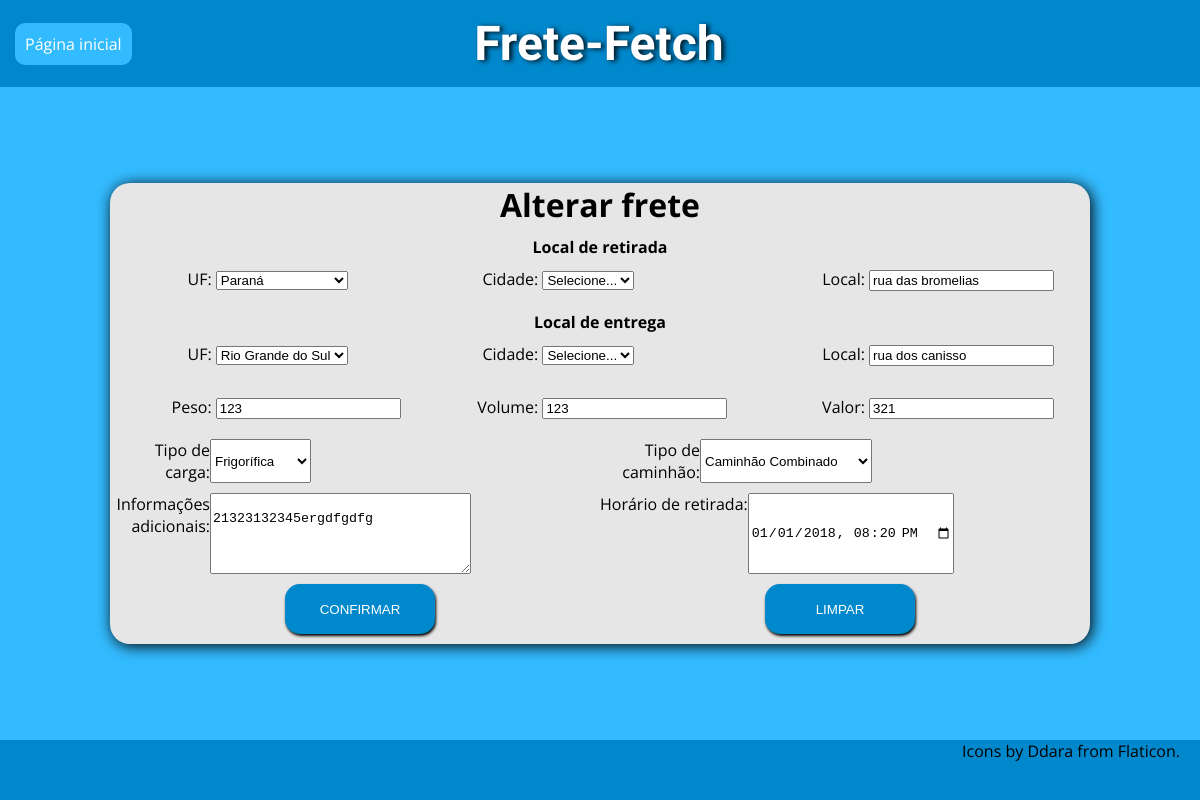
/cadastro_frete.php?ciot=12, run on the app's committed database.
### tables this page shows
CREATE TABLE `frete` (
  `ciot` bigint(20) UNSIGNED NOT NULL,
  `valor` decimal(10,0) NOT NULL,
  `peso` decimal(10,0) NOT NULL,
  `volume` decimal(10,0) NOT NULL,
  `ret_local` varchar(50) NOT NULL,
  `ent_local` varchar(50) NOT NULL,
  `ret_dthr` datetime NOT NULL,
  `ent_dthr` datetime DEFAULT NULL,
  `tipo_cami` varchar(3) DEFAULT NULL,
  `contratante` varchar(14) NOT NULL,
  `motorista` varchar(11) DEFAULT NULL,
  `ret_cidad` varchar(3) NOT NULL,
  `ent_cidad` varchar(3) NOT NULL,
  `tipo` varchar(3) NOT NULL,
  `obs` varchar(50) DEFAULT NULL
);

### cadastro_frete.php (the view, shortened to what this page needs)
<?php
	$form_action="cadastros/cad_frete.php";
	if (isset($_GET['ciot'])){
		$titulo="Alterar frete";
		$form_action="cadastros/alt_frete.php";
		$sql="select
				f.*,
				cretirada.sigla  as sigcr,
				cretirada.estado as siger,
				centrega.sigla   as sigce,
				centrega.estado  as sigee
			from frete f
			join cidade cretirada on
				cretirada.sigla=f.ret_cidad
			join cidade centrega on
			    centrega.sigla=f.ent_cidad
			where ciot = ?";
		$con = new PDO("mysql:host=localhost;dbname=ff;charset=UTF8", "root", "");
		$rs = $con->prepare($sql);
		$rs->bindParam(1, $_GET['ciot']);
		$rs->execute();
		$row = $rs->fetch(PDO::FETCH_OBJ);
	}else{
		$titulo="Solicitar serviço";
	}
	include "includes/header_cadastro_frete.php";
?>
<div class="container">
	<h1 style="text-align: center;"><?=$titulo;?></h1>
	<form action="<?=$form_action?>" method="post" id="form-frete">
	    <div class="local-item">
	    	<h4>Local de retirada</h4>
	    	<div>
	    		<label for="uf" class="label-alinhado">UF:</label>
		    	<select onchange="carregaCidades(this.value, 'ret_cidad')" id="uf" name="uf" required>
					<?php
						include "includes/conexao.php";
						$sql = "select nome, sigla from estado order by 1";
						$estados = mysqli_query($conexao, $sql);
						while ($estado = mysqli_fetch_array($estados)) {
							$s = (isset($row->sigcr) && ($row->siger==$estado['sigla'])) ? 'selected' : '';
							echo "<option value='".$estado['sigla']."' $s>".$estado['nome']."</option>";
					}?>
		    	</select>
		    	<br><span class="msg-erro label-alinhado" id="msg-uf-inicial"></span>
	    	</div>
		    <div>
		    	<label for="ret_cidad" class="label-alinhado">Cidade:</label>
		    	<select id="ret_cidad" name="ret_cidad" required>
		    		<option value="">Selecione...</option>
		    	</select>
		    	<br><span class="msg-erro label-alinhado" id="msg-ret-cidad"></span>
	    	</div>
	    	<div>
		    	<label for="ret_local" class="label-alinhado">Local:</label>
		    	<input type="text" id="ret-local" name="ret_local" maxlength="50" <?=isset($row->ret_local) ? "value='$row->ret_local'" : "" ?>>
		    	<br><span class="msg-erro label-alinhado" id="msg-ret-local"></span>
	    	</div>
	    </div>
			<div class="local-item">
			<h4>Local de entrega</h4>
	    	<div>
	    		<label for="uf-dest" class="label-alinhado">UF:</label>
		    	<select onchange="carregaCidades(this.value, 'ent_cidad')" id="uf-dest"  name="uf-dest"  required>
					<?php
						$sql = "select nome, sigla from estado order by 1";
						$estados = mysqli_query($conexao, $sql);
						while ($estado = mysqli_fetch_array($estados)) {
							$s = (isset($row->sigce) && ($row->sigee==$estado['sigla'])) ? 'selected' : '';
							echo "<option value='".$estado['sigla']."' $s>".$estado['nome']."</option>";
					}?>
		    	</select>
		    	<br><span class="msg-erro label-alinhado" id="msg-uf-final"></span>
	    	</div>
		    <div>
		    	<label for="ent_cidad" class="label-alinhado">Cidade:</label>
		    	<select id="ent_cidad"  name="ent_cidad" required>
		    		<option value="">Selecione...</option>
		    	</select>
		    	<br><span class="msg-erro label-alinhado" id="msg-ent-cidade"></span>
	    	</div>
	    	<div>
	    		<label for="ent_local" class="label-alinhado">Local:</label>
	    		<input type="text" name="ent_local" maxlength="50" id="ent_local" <?=isset($row->ent_local) ? "value='$row->ent_local'" : "" ?>>
	    		<br><span class="msg-erro label-alinhado" id="msg-ent-local"></span>
	    	</div>
	    </div>
	    <div class="local-item">
	    	<div>
		    	<label for="peso" class="label-alinhado">Peso:</label>
		    	<input type="number" id="peso" name="peso" min="1" required <?=isset($row->peso) ? "value='$row->peso'" : "1" ?>>
		    	<br><span class="msg-erro label-alinhado" id="msg-peso"></span>
			</div>
		    <div>
		    	<label for="volume" class="label-alinhado">Volume:</label>
		    	<input type="number" id="volume" name="volume" min="1" required <?=isset($row->volume) ? "value='$row->volume'" : "1" ?>>
		    	<br><span class="msg-erro label-alinhado" id="msg-volume"></span>
			</div>
			<div>
		    	<label for="valor" class="label-alinhado">Valor:</label>
		    	<input type="number" id="valor" name="valor" " min="1" required <?=isset($row->valor) ? "value='$row->valor'" : "1" ?>>
		    	<br><span class="msg-erro label-alinhado" id="msg-valor"></span>
			</div>
	    </div>
	    <div class="form-item">
	    	<div>
	    		<label for="tipo" class="label-alinhado">Tipo de carga:</label>
		    	<select id="tipo" name="tipo" required>
		    		<?php
		    			include_once "includes/conexao.php";
		    			$r=mysqli_query($conexao, "select sigla, descr from tpcarga;");
		    			while ($tp = mysqli_fetch_array($r)) {
		    				$tpc = (isset($row->tipo) && ($row->tipo==$tp['sigla'])) ? 'selected' : '';
		    				echo "<option value='".$tp['sigla']."' $tpc>".$tp['descr']."</option>";
		    			}
		    		?>
		    	</select>
		    	<br><span class="msg-erro label-alinhado" id="msg-slct-tipo"></span>
	    	</div>
	    	<div>
	    		<label for="tipo_cami" class="label-alinhado">Tipo de caminhão:</label>
		    	<select id="tipo_cami" name="tipo_cami" required>
		    		<?php
		    			include_once "includes/conexao.php";
		    			$s=mysqli_query($conexao, "select sig, descr from tpcaminhao;");
		    			while ($tp = mysqli_fetch_array($s)) {
		    				$c = (isset($row->tipo_cami) && ($row->tipo_cami==$tp['sig'])) ? 'selected' : '';
		    				echo "<option value='".$tp['sig']."' $c>".$tp['descr']."</option>";
		    			}
		    		?>
		    	</select>
		    	<br><span class="msg-erro label-alinhado" id="msg-tipo-cami"></span>
	    	</div>
	    </div>
	    <div class="form-item">
	    	<div>
		    	<label for="obs" class="label-alinhado">Informações adicionais:</label>
		    	<textarea cols="30" rows="5" id="obs" name="obs">
		    		<?= isset($row->obs) ? $row->obs  : ""  ?>
		    	</textarea>
		    	<br><span class="msg-erro label-alinhado" id="msg-obs"></span>
	    	</div>
	    	<div>
	    		<label for="ret_dthr">Horário de retirada:</label>
	    		<?php
	    			if(isset($row->ret_dthr)){
		    			$date = new DateTime($row->ret_dthr);
		    			$dataInput = $date->format('Y-m-d\TH:i:s');
	    			}else
	    				$dataInput = "";
	    		?>
	    		<input type="datetime-local" id="ret_dthr" name="ret_dthr" value="<?=$dataInput?>">
	    	</div>
	    </div>
	    <div class="form-buttons">
			   <input type="submit" id="botao" value="Confirmar">
			   <input type="reset" id="botao-limpar" value="Limpar">
		</div>
	</form>
</div>
<?php
	include "includes/footer.php";
?>

### includes/header_cadastro_frete.php (shortened to what this page needs)
<!DOCTYPE.php>
<html lang="pt-br">
	<head>
		<link rel="stylesheet" href="css/cadastro_frete.css">
	</head>
<body>
	<header>
		<a href="index.php" class="opcoes-desk"><div>Página inicial</div></a>
		<h1>Frete-Fetch</h1>
		<a href="login.php" class="opcoes-desk"><div style="background-color: #0088cc; color: #0088cc;">Faça seu login!</div></a>
	</header>

### includes/footer.php (shortened to what this page needs)
	<footer class="c5">
		<p style="text-align: right; padding-right: 20px;">Icons by <a href="https://www.flaticon.com/authors/ddara" style="text-decoration: none; color: black;">Ddara</a> from <a href="https://www.flaticon.com/" style="text-decoration: none; color: black;">Flaticon</a>.</p>
	</footer>
</body>
</html>

### css/cadastro_frete.css (style rules this page uses)
* { box-sizing: border-box; margin: 0; }
a { text-decoration: none; color: black; }
body { min-height: 100vh; font-family: "Open Sans", sans-serif; margin: 0; display: flex; flex-flow: column wrap; align-items: center; justify-content: space-between; background-color: #33bbff }
header, footer { width: 100%; background-color: #0088cc; }
header div { background-color: #33bbff; padding: 10px; border-radius: 10px; color: white; }
header { display: flex; justify-content: space-between; align-items: center; padding: 15px; }
footer { height: 60px; }
h4 { width: 100%; text-align: center; }
.container { margin: 10px; border-radius: 20px; background-color: #33bbff; width: 980px; background-color: #e6e6e6; box-shadow: 2px 2px 15px; }
.form-item { display: flex; flex-flow: row wrap; margin: 10px 0px 10px 0px; }
.form-item div { display: flex; flex-flow: row wrap; width: 50%; }
.label-alinhado { display: inline-block; width: 100px; text-align: right; }
header h1 { position: relative; font-family: 'Gamja Flower', cursive; padding-left: 10px; color: #ffffff; font-size: 3em; text-shadow: 3px 1px 5px #00111a; }
.form-buttons { margin: 10px; display: flex; justify-content: space-around; }
.form-buttons input { width: 150px; height: 50px; border: 0; border-radius: 15px; box-shadow: 1px 2px 3px black; background-color: #0088cc; text-transform: uppercase; color: #ffffff; }
.local-item { display: flex; flex-flow: row wrap; justify-content: space-around; margin: 10px 0px 10px 0px; }
.local-item div { margin:10px 0px 10px 0px; width: 33%; }

### data on the page
frete: ret_local "rua das bromelias", ent_local "rua dos canisso", peso "123", volume "123", valor "321", obs "21323132345ergdfgdfg", ret_dthr "01/01/2018 20:20"

### other printed values
$titulo "Alterar frete"
form field uf "Paraná"
form field uf-dest "Rio Grande do Sul"
form field tipo "Frigorífica"
form field tipo_cami "Caminhão Combinado"
